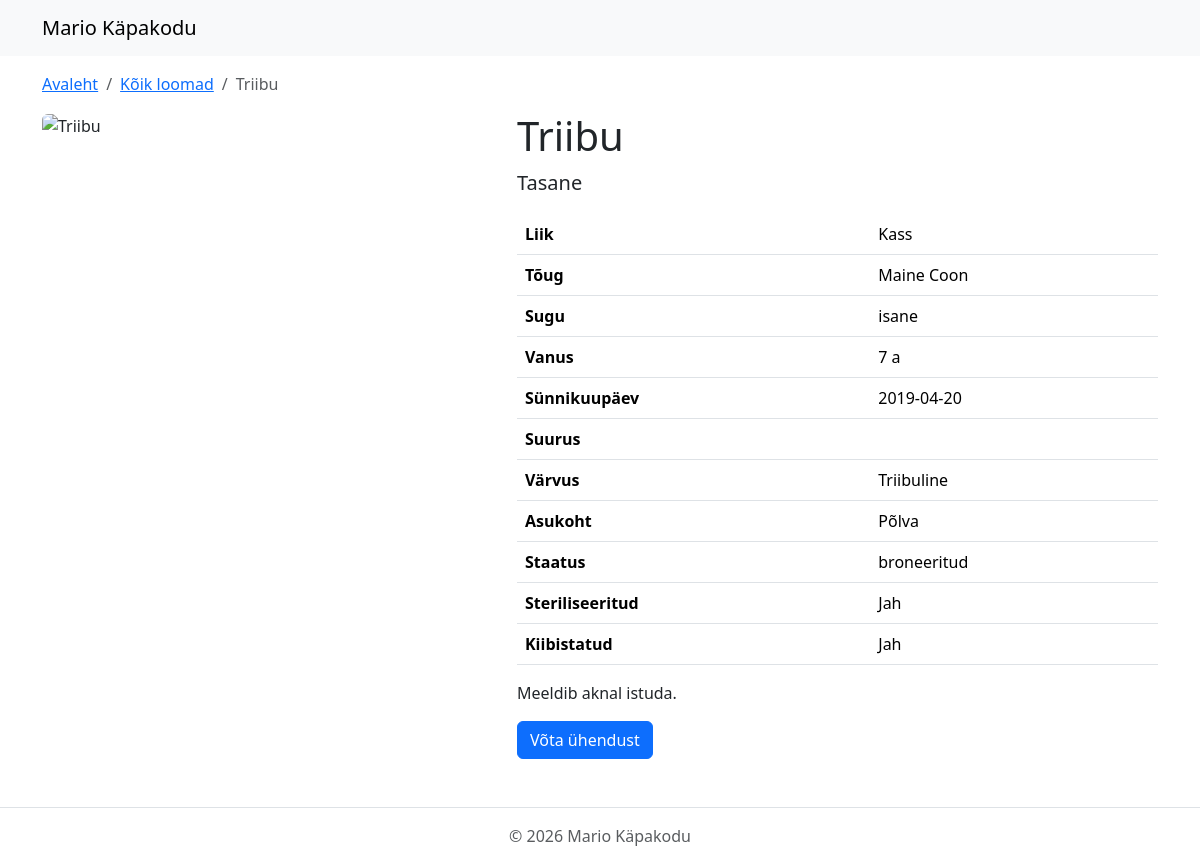
The app's page /mario-kapakodu/animal.php?id=21, older data.
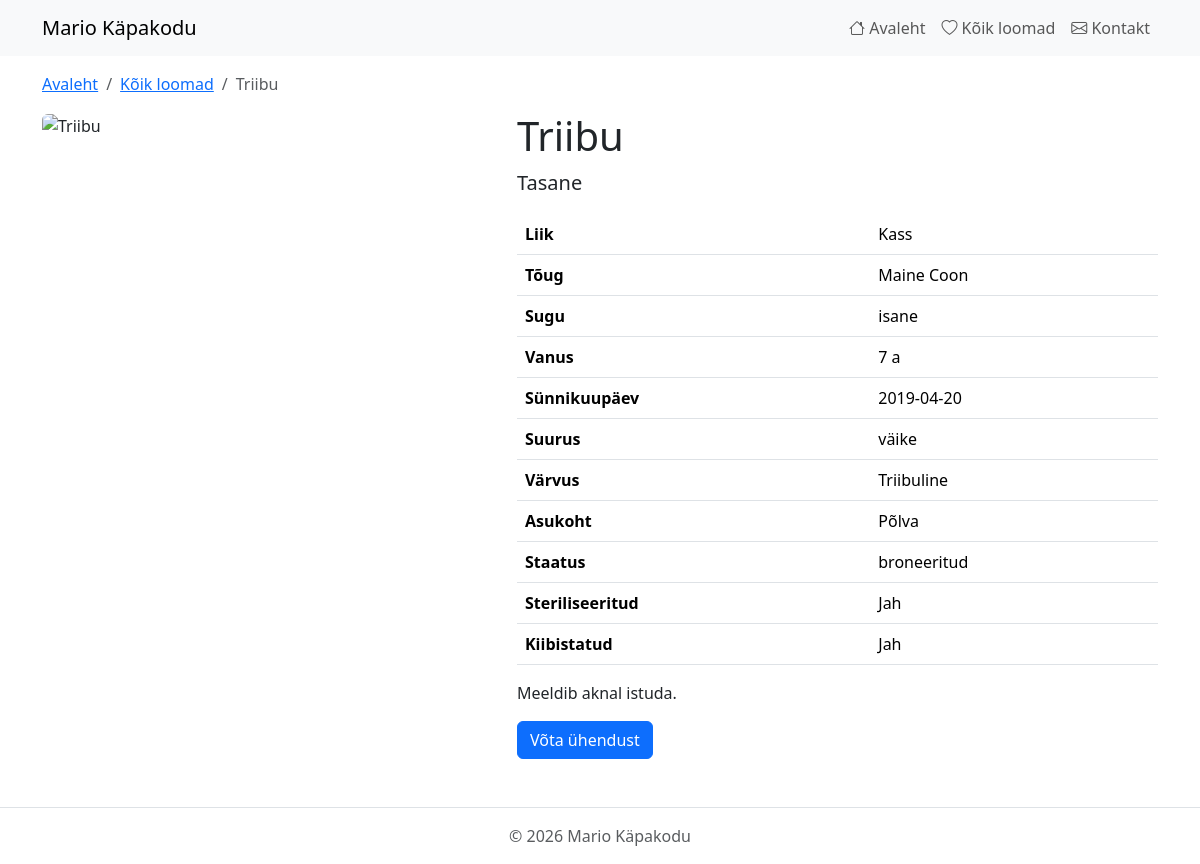
The same page, newer data.
### tables this page shows
CREATE TABLE `loomad` (
  `id` int unsigned NOT NULL AUTO_INCREMENT,
  `nimi` varchar(100) NOT NULL,
  `sugu` enum('isane','emane') NOT NULL,
  `vanus` int unsigned NOT NULL,
  `sunnikuupaev` date DEFAULT NULL,
  `suurus` enum('väike','keskmine','suur') NOT NULL,
  `varvus` varchar(100) NOT NULL,
  `asukoht` varchar(100) NOT NULL,
  `luhikirjeldus` varchar(255) NOT NULL,
  `kirjeldus` text NOT NULL,
  `pilt` varchar(255) NOT NULL,
  `staatus` enum('saadaval','broneeritud','hoolduses') NOT NULL DEFAULT 'saadaval',
  `steriliseeritud` tinyint(1) NOT NULL DEFAULT '0',
  `kiibistatud` tinyint(1) NOT NULL DEFAULT '0',
  `lisatud` date NOT NULL DEFAULT (curdate()),
  `liik_id` int unsigned NOT NULL,
  `toug_id` int unsigned NOT NULL,
  `tootaja_id` int unsigned NOT NULL,
  PRIMARY KEY (`id`),
  KEY `fk_loomad_liik` (`liik_id`),
  KEY `fk_loomad_toug` (`toug_id`),
  KEY `fk_loomad_tootaja` (`tootaja_id`),
  CONSTRAINT `fk_loomad_liik` FOREIGN KEY (`liik_id`) REFERENCES `liigid` (`id`) ON DELETE RESTRICT ON UPDATE CASCADE,
  CONSTRAINT `fk_loomad_tootaja` FOREIGN KEY (`tootaja_id`) REFERENCES `tootajad` (`id`) ON DELETE RESTRICT ON UPDATE CASCADE,
  CONSTRAINT `fk_loomad_toug` FOREIGN KEY (`toug_id`) REFERENCES `toud` (`id`) ON DELETE RESTRICT ON UPDATE CASCADE
);

CREATE TABLE `liigid` (
  `id` int unsigned NOT NULL AUTO_INCREMENT,
  `nimetus` varchar(100) NOT NULL,
  PRIMARY KEY (`id`)
);

CREATE TABLE `toud` (
  `id` int unsigned NOT NULL AUTO_INCREMENT,
  `liik_id` int unsigned NOT NULL,
  `nimetus` varchar(100) NOT NULL,
  PRIMARY KEY (`id`),
  KEY `fk_toud_liik` (`liik_id`),
  CONSTRAINT `fk_toud_liik` FOREIGN KEY (`liik_id`) REFERENCES `liigid` (`id`) ON DELETE RESTRICT ON UPDATE CASCADE
);

CREATE TABLE `menu` (
  `id` int NOT NULL AUTO_INCREMENT,
  `nimetus` varchar(100) NOT NULL,
  `url` varchar(255) NOT NULL,
  `ikoon` varchar(100) DEFAULT NULL,
  `jarjekord` int NOT NULL DEFAULT '0',
  `aktiivne` tinyint(1) NOT NULL DEFAULT '1',
  `loodud` timestamp NULL DEFAULT CURRENT_TIMESTAMP,
  PRIMARY KEY (`id`)
);

### mario-kapakodu/includes/config.php (called while the page is built, shortened)
<?php
function e($s) { return htmlspecialchars((string) $s, ENT_QUOTES, 'UTF-8'); }

### mario-kapakodu/animal.php (the view, shortened to what this page needs)
<?php
require_once 'includes/config.php';
$id = filter_input(INPUT_GET, 'id', FILTER_VALIDATE_INT);
$stmt = $conn->prepare("SELECT l.*, li.nimetus AS liik, t.nimetus AS toug
                        FROM loomad l
                        JOIN liigid li ON li.id = l.liik_id
                        LEFT JOIN toud t ON t.id = l.toug_id
                        WHERE l.id = ?");
$stmt->bind_param("i", $id);
$stmt->execute();
$a = $stmt->get_result()->fetch_assoc();
require_once 'includes/header.php';
$jahei = fn($v) => $v ? 'Jah' : 'Ei';
?>
<div class="row g-4">
    <div class="col-md-5">
        <img src="assets/images/<?= e($a['pilt']) ?>" class="img-fluid rounded" alt="<?= e($a['nimi']) ?>"
             onerror="this.onerror=null;this.src='assets/images/default.png'">
    </div>
    <div class="col-md-7">
        <h1><?= e($a['nimi']) ?></h1>
        <p class="lead"><?= e($a['luhikirjeldus']) ?></p>
        <table class="table">
            <tr><th>Liik</th><td><?= e($a['liik']) ?></td></tr>
            <tr><th>Tõug</th><td><?= e($a['toug'] ?? '-') ?></td></tr>
            <tr><th>Sugu</th><td><?= e($a['sugu']) ?></td></tr>
            <tr><th>Vanus</th><td><?= (int) $a['vanus'] ?> a</td></tr>
            <tr><th>Sünnikuupäev</th><td><?= e($a['sunnikuupaev'] ?? '-') ?></td></tr>
            <tr><th>Suurus</th><td><?= e($a['suurus']) ?></td></tr>
            <tr><th>Värvus</th><td><?= e($a['varvus']) ?></td></tr>
            <tr><th>Asukoht</th><td><?= e($a['asukoht']) ?></td></tr>
            <tr><th>Staatus</th><td><?= e($a['staatus']) ?></td></tr>
            <tr><th>Steriliseeritud</th><td><?= $jahei($a['steriliseeritud']) ?></td></tr>
            <tr><th>Kiibistatud</th><td><?= $jahei($a['kiibistatud']) ?></td></tr>
        </table>
        <p><?= nl2br(e($a['kirjeldus'])) ?></p>
        <a href="contact.php" class="btn btn-primary">Võta ühendust</a>
    </div>
</div>
<?php require_once 'includes/footer.php'; ?>

### mario-kapakodu/includes/header.php (shortened to what this page needs)
<?php
require_once __DIR__ . '/config.php';
$current = basename($_SERVER['SCRIPT_NAME']);
$menu = $conn->query("SELECT nimetus, url, ikoon FROM menu WHERE aktiivne = 1 ORDER BY jarjekord");
?>
<!DOCTYPE html>
<html lang="et">
<head>
    <link href="https://cdn.jsdelivr.net/npm/bootstrap@5.3.3/dist/css/bootstrap.min.css" rel="stylesheet">
    <link href="https://cdn.jsdelivr.net/npm/bootstrap-icons@1.11.3/font/bootstrap-icons.min.css" rel="stylesheet">
    <link href="assets/css/style.css" rel="stylesheet">
</head>
<body>
<nav class="navbar navbar-expand-lg bg-body-tertiary">
    <div class="container">
        <a class="navbar-brand" href="index.php">Mario Käpakodu</a>
        <div class="collapse navbar-collapse" id="nav">
            <ul class="navbar-nav ms-auto">
                <?php while ($m = $menu->fetch_assoc()): ?>
                    <li class="nav-item">
                        <a class="nav-link<?= $m['url'] === $current ? ' active' : '' ?>" href="<?= e($m['url']) ?>">
                            <?php if ($m['ikoon']): ?><i class="bi bi-<?= e($m['ikoon']) ?>"></i><?php endif; ?>
                            <?= e($m['nimetus']) ?>
                        </a>
                    </li>
                <?php endwhile; ?>
            </ul>
        </div>
    </div>
</nav>
<div class="container mt-3">
<?php include __DIR__ . '/breadcrumbs.php'; ?>

### mario-kapakodu/includes/breadcrumbs.php
<?php
$crumbs = [];
if ($current === 'all_animals.php') {
    $crumbs = ['Kõik loomad' => null];
} elseif ($current === 'contact.php') {
    $crumbs = ['Kontakt' => null];
} elseif ($current === 'animal.php') {
    $crumbs = ['Kõik loomad' => 'all_animals.php'];
    $bid = filter_input(INPUT_GET, 'id', FILTER_VALIDATE_INT);
    if ($bid) {
        $bst = $conn->prepare("SELECT nimi FROM loomad WHERE id = ?");
        $bst->bind_param("i", $bid);
        $bst->execute();
        if ($row = $bst->get_result()->fetch_assoc()) {
            $crumbs[$row['nimi']] = null;
        }
    }
}
if ($crumbs): ?>
<nav aria-label="breadcrumb">
    <ol class="breadcrumb">
        <li class="breadcrumb-item"><a href="index.php">Avaleht</a></li>
        <?php foreach ($crumbs as $label => $href): ?>
            <?php if ($href): ?>
                <li class="breadcrumb-item"><a href="<?= e($href) ?>"><?= e($label) ?></a></li>
            <?php else: ?>
                <li class="breadcrumb-item active" aria-current="page"><?= e($label) ?></li>
            <?php endif; ?>
        <?php endforeach; ?>
    </ol>
</nav>
<?php endif; ?>

Row changes from the older to the newer data that the page shows:
added menu: nimetus "Avaleht"
added menu: nimetus "Kõik loomad"
added menu: nimetus "Kontakt"
changed loomad "Triibu": suurus (not shown) → "väike"
